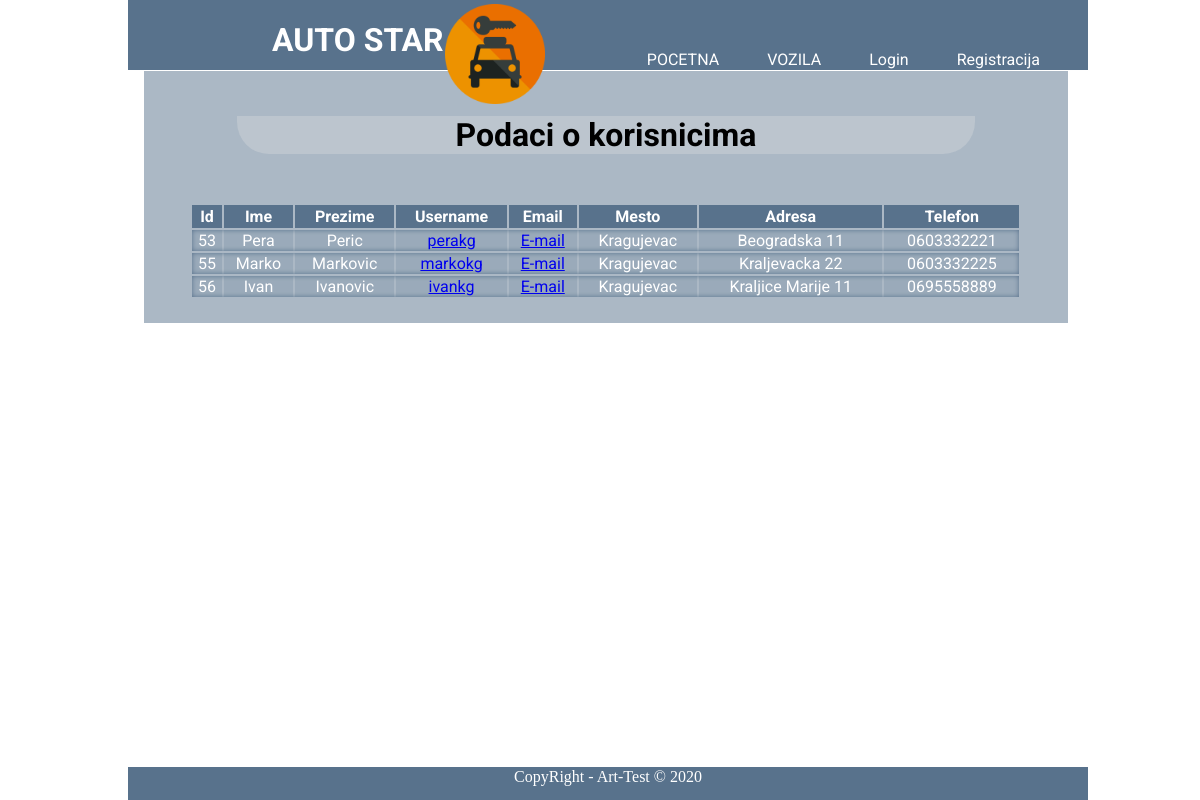
/korisnici.admin.php (signed in), run on the app's committed database.
### tables this page shows
CREATE TABLE `korisnici` (
  `id_korisnika` int(11) NOT NULL,
  `ime` varchar(255) NOT NULL,
  `prezime` varchar(255) NOT NULL,
  `email` varchar(255) NOT NULL,
  `telefon` varchar(255) NOT NULL,
  `username` varchar(255) NOT NULL,
  `password` varchar(255) NOT NULL,
  `grad` varchar(255) NOT NULL,
  `adresa` varchar(255) NOT NULL,
  `nivo` int(11) NOT NULL
);

### korisnici.admin.php (the view, shortened to what this page needs)
<?php require 'includes/header.php'; ?>
<?php
  require 'config/dbConnect.php';
  $sql = "SELECT * FROM korisnici";
  $result = mysqli_query($conn,$sql);
 ?>
<div class="container" style="padding-top:2%;padding-bottom:2%;">
  <h1 class="login-header" style="width:80%;margin-left:10%;">Podaci o korisnicima</h1>
  <?php if(isset($_SESSION['admin'])): ?>
  <table>
    <tr>
      <th>Id</th>
      <th>Ime</th>
      <th>Prezime</th>
      <th>Username</th>
      <th>Email</th>
      <th>Mesto</th>
      <th>Adresa</th>
      <th>Telefon</th>
    </tr>
<?php while($row=mysqli_fetch_assoc($result)): ?>
    <tr class="user-data-table">
      <td><?php echo $row['id_korisnika'] ?></td>
      <td><?php echo $row['ime'] ?></td>
      <td><?php echo $row['prezime'] ?></td>
      <td><a href="korisnici.admin.details.php?username=<?php echo $row['username'] ?>"><?php echo $row['username']  ?></a></td>
      <td><a href="mailto:<?php echo $row['email'] ?>">E-mail</a></td>
      <td><?php echo $row['grad'] ?></td>
      <td><?php echo $row['adresa'] ?></td>
      <td><?php echo $row['telefon'] ?></td>
    </tr>
  <?php endwhile ?>
  </table>
<?php endif ?>
</div>
<?php require 'includes/footer.php'; ?>

### css/style.css (style rules this page uses)
.container { width: 78%; height: 50%; margin-left: 11.5%; margin-top: 6%; background-color: rgba(88, 114, 140,0.5); }
.login-header { text-align: center; font-family: 'Roboto', sans-serif; background-color: rgba(225,225,225,0.3); border-bottom-left-radius: 1em; border-bottom-right-radius: 1em; }
table { width: 90%; margin-left: 5%; margin-top: 2%; padding-top: 3%; }
tr { background-color: #58728C; margin-top: 5%; border:1px solid red; }
th { border-top:1px solid #58728C; border-bottom:1px solid #58728C; background-color: #58728C; color: white; font-family: 'Roboto', sans-serif; }
td { font-family: 'Roboto', sans-serif; text-align: center; color: white; }
.user-data-table { font-family: 'Roboto', sans-serif; text-align: center; color: white; background-color: rgba(88, 114, 140, 0.2); box-shadow: inset 0px 0px 5px #58728C; }

### data on the page
korisnici: id_korisnika "53", ime "Pera", prezime "Peric", username "perakg", grad "Kragujevac", adresa "Beogradska 11", telefon "0603332221"
korisnici: id_korisnika "55", ime "Marko", prezime "Markovic", username "markokg", grad "Kragujevac", adresa "Kraljevacka 22", telefon "0603332225"
korisnici: id_korisnika "56", ime "Ivan", prezime "Ivanovic", username "ivankg", grad "Kragujevac", adresa "Kraljice Marije 11", telefon "0695558889"
